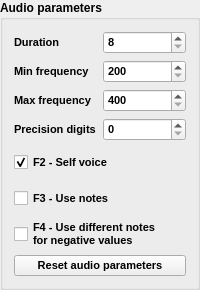
            <widget class="QGroupBox" name="audioGroupBox">
             <property name="font">
              <font>
               <weight>75</weight>
               <bold>true</bold>
              </font>
             </property>
             <property name="title">
              <string>Audio parameters</string>
             </property>
             <layout class="QVBoxLayout" name="verticalLayout_3">
              <item>
               <layout class="QHBoxLayout" name="horizontalLayout_16">
                <item>
                 <widget class="QLabel" name="durationLabel">
                  <property name="font">
                   <font>
                    <pointsize>8</pointsize>
                    <weight>75</weight>
                    <bold>true</bold>
                   </font>
                  </property>
                  <property name="text">
                   <string>Duration</string>
                  </property>
                 </widget>
                </item>
                <item>
                 <widget class="QSpinBox" name="durationSpinBox">
                  <property name="font">
                   <font>
                    <pointsize>8</pointsize>
                    <weight>75</weight>
                    <bold>true</bold>
                   </font>
                  </property>
                  <property name="accessibleName">
                   <string>duration spin box</string>
                  </property>
                  <property name="accessibleDescription">
                   <string>duration spinox</string>
                  </property>
                  <property name="minimum">
                   <number>8</number>
                  </property>
                  <property name="maximum">
                   <number>120</number>
                  </property>
                 </widget>
                </item>
               </layout>
              </item>
              <item>
               <layout class="QHBoxLayout" name="horizontalLayout_17">
                <item>
                 <widget class="QLabel" name="minFreqLabel">
                  <property name="font">
                   <font>
                    <pointsize>8</pointsize>
                    <weight>75</weight>
                    <bold>true</bold>
                   </font>
                  </property>
                  <property name="text">
                   <string>Min frequency</string>
                  </property>
                 </widget>
                </item>
                <item>
                 <widget class="QSpinBox" name="minFreqSpinBox">
                  <property name="font">
                   <font>
                    <pointsize>8</pointsize>
                    <weight>75</weight>
                    <bold>true</bold>
                   </font>
                  </property>
                  <property name="accessibleName">
                   <string>minimum frequency spin box</string>
                  </property>
                  <property name="accessibleDescription">
                   <string>minimum frequency</string>
                  </property>
                  <property name="minimum">
                   <number>200</number>
                  </property>
                  <property name="maximum">
                   <number>4000</number>
                  </property>
                  <property name="singleStep">
                   <number>100</number>
                  </property>
                 </widget>
                </item>
               </layout>
              </item>
              <item>
               <layout class="QHBoxLayout" name="horizontalLayout_18">
                <item>
                 <widget class="QLabel" name="maxFreqLabel">
                  <property name="font">
                   <font>
                    <pointsize>8</pointsize>
                    <weight>75</weight>
                    <bold>true</bold>
                   </font>
                  </property>
                  <property name="text">
                   <string>Max frequency</string>
                  </property>
                 </widget>
                </item>
                <item>
                 <widget class="QSpinBox" name="maxFreqSpinBox">
                  <property name="font">
                   <font>
                    <pointsize>8</pointsize>
                    <weight>75</weight>
                    <bold>true</bold>
                   </font>
                  </property>
                  <property name="accessibleName">
                   <string>maximum frequency spin box</string>
                  </property>
                  <property name="accessibleDescription">
                   <string>maximum frequency</string>
                  </property>
                  <property name="minimum">
                   <number>400</number>
                  </property>
                  <property name="maximum">
                   <number>8000</number>
                  </property>
                  <property name="singleStep">
                   <number>100</number>
                  </property>
                 </widget>
                </item>
               </layout>
              </item>
              <item>
               <layout class="QHBoxLayout" name="horizontalLayout_6">
                <item>
                 <widget class="QLabel" name="precisionDigitsLabel">
                  <property name="font">
                   <font>
                    <pointsize>8</pointsize>
                    <weight>75</weight>
                    <bold>true</bold>
                   </font>
                  </property>
                  <property name="text">
                   <string>Precision digits</string>
                  </property>
                 </widget>
                </item>
                <item>
                 <widget class="QSpinBox" name="precisionDigitsSpinBox">
                  <property name="font">
                   <font>
                    <pointsize>8</pointsize>
                    <weight>75</weight>
                    <bold>true</bold>
                   </font>
                  </property>
                  <property name="accessibleName">
                   <string>precision digits spin box</string>
                  </property>
                  <property name="accessibleDescription">
                   <string>precision digits</string>
                  </property>
                  <property name="maximum">
                   <number>5</number>
                  </property>
                 </widget>
                </item>
               </layout>
              </item>
              <item>
               <widget class="QCheckBox" name="selfVoiceCheckBox">
                <property name="minimumSize">
                 <size>
                  <width>0</width>
                  <height>30</height>
                 </size>
                </property>
                <property name="maximumSize">
                 <size>
                  <width>16777215</width>
                  <height>30</height>
                 </size>
                </property>
                <property name="font">
                 <font>
                  <pointsize>8</pointsize>
                  <weight>75</weight>
                  <bold>true</bold>
                 </font>
                </property>
                <property name="accessibleName">
                 <string>self voice check box</string>
                </property>
                <property name="accessibleDescription">
                 <string>self voice checkbox</string>
                </property>
                <property name="text">
                 <string>F2 - Self voice</string>
                </property>
                <property name="checked">
                 <bool>true</bool>
                </property>
               </widget>
              </item>
              <item>
               <widget class="QCheckBox" name="useNotesCheckBox">
                <property name="minimumSize">
                 <size>
                  <width>0</width>
                  <height>30</height>
                 </size>
                </property>
                <property name="maximumSize">
                 <size>
                  <width>16777215</width>
                  <height>30</height>
                 </size>
                </property>
                <property name="font">
                 <font>
                  <pointsize>8</pointsize>
                  <weight>75</weight>
                  <bold>true</bold>
                 </font>
                </property>
                <property name="accessibleName">
                 <string>use notes check box</string>
                </property>
                <property name="accessibleDescription">
                 <string>use notes</string>
                </property>
                <property name="text">
                 <string>F3 - Use notes</string>
                </property>
               </widget>
              </item>
              <item>
               <widget class="QCheckBox" name="useNegativeNotescheckBox">
                <property name="minimumSize">
                 <size>
                  <width>0</width>
                  <height>30</height>
                 </size>
                </property>
                <property name="maximumSize">
                 <size>
                  <width>16777215</width>
                  <height>30</height>
                 </size>
                </property>
                <property name="font">
                 <font>
                  <pointsize>8</pointsize>
                  <weight>75</weight>
                  <bold>true</bold>
                 </font>
                </property>
                <property name="accessibleName">
                 <string>Use different notes for negative values check box</string>
                </property>
                <property name="text">
                 <string>F4 - Use different notes
for negative values</string>
                </property>
               </widget>
              </item>
              <item>
               <widget class="QPushButton" name="resetAudioPushButton">
                <property name="font">
                 <font>
                  <pointsize>8</pointsize>
                  <weight>75</weight>
                  <bold>true</bold>
                 </font>
                </property>
                <property name="accessibleName">
                 <string>Reset audio parameters push button</string>
                </property>
                <property name="text">
                 <string>Reset audio parameters</string>
                </property>
               </widget>
              </item>
             </layout>
            </widget>
